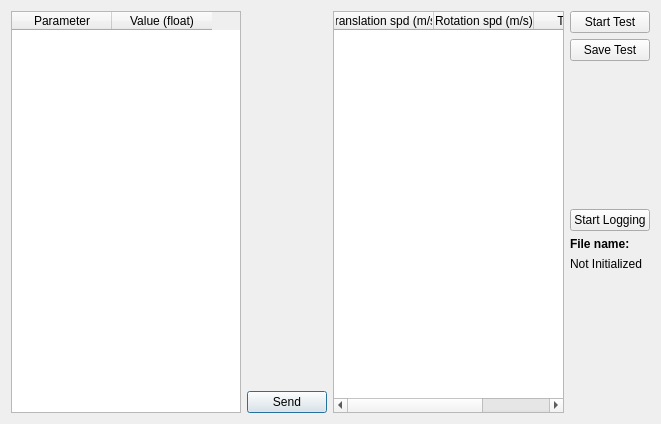
<?xml version="1.0" encoding="UTF-8"?>
<ui version="4.0">
 <class>Configure</class>
 <widget class="QDialog" name="Configure">
  <property name="geometry">
   <rect>
    <x>0</x>
    <y>0</y>
    <width>661</width>
    <height>424</height>
   </rect>
  </property>
  <property name="windowTitle">
   <string>Dialog</string>
  </property>
  <layout class="QHBoxLayout" name="horizontalLayout">
   <item>
    <widget class="QTableWidget" name="tableParams">
     <column>
      <property name="text">
       <string>Parameter</string>
      </property>
     </column>
     <column>
      <property name="text">
       <string>Value (float)</string>
      </property>
     </column>
    </widget>
   </item>
   <item>
    <layout class="QVBoxLayout" name="verticalLayout_2">
     <item>
      <spacer name="verticalSpacer_3">
       <property name="orientation">
        <enum>Qt::Vertical</enum>
       </property>
       <property name="sizeHint" stdset="0">
        <size>
         <width>20</width>
         <height>40</height>
        </size>
       </property>
      </spacer>
     </item>
     <item>
      <widget class="QPushButton" name="button_send">
       <property name="text">
        <string>Send</string>
       </property>
      </widget>
     </item>
    </layout>
   </item>
   <item>
    <widget class="QTableWidget" name="tableTest">
     <column>
      <property name="text">
       <string>Translation spd (m/s)</string>
      </property>
     </column>
     <column>
      <property name="text">
       <string>Rotation spd (m/s)</string>
      </property>
     </column>
     <column>
      <property name="text">
       <string>Time (ms)</string>
      </property>
     </column>
    </widget>
   </item>
   <item>
    <layout class="QVBoxLayout" name="verticalLayout">
     <item>
      <widget class="QPushButton" name="button_test">
       <property name="text">
        <string>Start Test</string>
       </property>
       <property name="checkable">
        <bool>true</bool>
       </property>
      </widget>
     </item>
     <item>
      <widget class="QPushButton" name="button_save_test">
       <property name="text">
        <string>Save Test</string>
       </property>
      </widget>
     </item>
     <item>
      <spacer name="verticalSpacer">
       <property name="orientation">
        <enum>Qt::Vertical</enum>
       </property>
       <property name="sizeHint" stdset="0">
        <size>
         <width>20</width>
         <height>40</height>
        </size>
       </property>
      </spacer>
     </item>
     <item>
      <widget class="QPushButton" name="button_log">
       <property name="text">
        <string>Start Logging</string>
       </property>
       <property name="checkable">
        <bool>true</bool>
       </property>
      </widget>
     </item>
     <item>
      <widget class="QLabel" name="label">
       <property name="font">
        <font>
         <weight>75</weight>
         <bold>true</bold>
        </font>
       </property>
       <property name="text">
        <string>File name:</string>
       </property>
      </widget>
     </item>
     <item>
      <widget class="QLabel" name="lbl_filename">
       <property name="text">
        <string>Not Initialized</string>
       </property>
      </widget>
     </item>
     <item>
      <spacer name="verticalSpacer_2">
       <property name="orientation">
        <enum>Qt::Vertical</enum>
       </property>
       <property name="sizeHint" stdset="0">
        <size>
         <width>20</width>
         <height>40</height>
        </size>
       </property>
      </spacer>
     </item>
    </layout>
   </item>
  </layout>
 </widget>
 <resources/>
 <connections/>
</ui>
